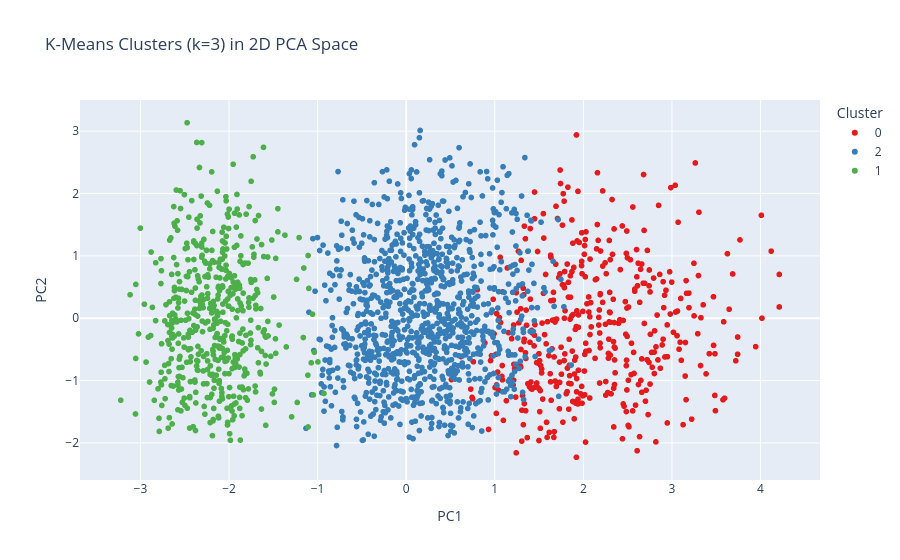

The notebook cell this image was saved under:
### Markdown cell above
The elbow plot doesn't show a dramatic bend, but k=3 looks like a reasonable choice.
Let's fit K-Means with k=3, reduce the result to 2D with PCA, and visualize the
clusters.

### Code cell
from sklearn.decomposition import PCA

# Fit KMeans with k=3 (chosen from the elbow plot above)
optimal_k = 3
kmeans = KMeans(n_clusters=optimal_k, random_state=42, n_init=10)
cluster_labels = kmeans.fit_predict(X)

# Reduce to 2D with PCA
pca = PCA(n_components=2, random_state=42)
X_pca = pca.fit_transform(X)

# Create a DataFrame for plotting
plot_df = pd.DataFrame({
    'PC1': X_pca[:, 0],
    'PC2': X_pca[:, 1],
    'Cluster': cluster_labels.astype(str)
})

# Plot with Plotly
fig = px.scatter(
    plot_df, x='PC1', y='PC2', color='Cluster',
    title=f'K-Means Clusters (k={optimal_k}) in 2D PCA Space',
    color_discrete_sequence=px.colors.qualitative.Set1
)
fig.show()

### Figure 1 — Plotly figure (JSON) as saved in the notebook; plotly's stock layout.template omitted (floating-point values rounded to 4 significant figures; data arrays with more than 128 entries replaced by an {"elided": "..."} marker saying what was removed)
{"data": [{"hovertemplate": "Cluster=0<br>PC1=%{x}<br>PC2=%{y}<extra></extra>", "legendgroup": "0", "marker": {"color": "rgb(228,26,28)", "symbol": "circle"}, "mode": "markers", "name": "0", "showlegend": true, "type": "scattergl", "x": {"elided": "420 float values"}, "xaxis": "x", "y": {"elided": "420 float values"}, "yaxis": "y"}, {"hovertemplate": "Cluster=2<br>PC1=%{x}<br>PC2=%{y}<extra></extra>", "legendgroup": "2", "marker": {"color": "rgb(55,126,184)", "symbol": "circle"}, "mode": "markers", "name": "2", "showlegend": true, "type": "scattergl", "x": {"elided": "1070 float values"}, "xaxis": "x", "y": {"elided": "1070 float values"}, "yaxis": "y"}, {"hovertemplate": "Cluster=1<br>PC1=%{x}<br>PC2=%{y}<extra></extra>", "legendgroup": "1", "marker": {"color": "rgb(77,175,74)", "symbol": "circle"}, "mode": "markers", "name": "1", "showlegend": true, "type": "scattergl", "x": {"elided": "510 float values"}, "xaxis": "x", "y": {"elided": "510 float values"}, "yaxis": "y"}], "layout": {"legend": {"title": {"text": "Cluster"}, "tracegroupgap": 0}, "title": {"text": "K-Means Clusters (k=3) in 2D PCA Space"}, "xaxis": {"anchor": "y", "domain": [0.0, 1.0], "title": {"text": "PC1"}}, "yaxis": {"anchor": "x", "domain": [0.0, 1.0], "title": {"text": "PC2"}}}}
